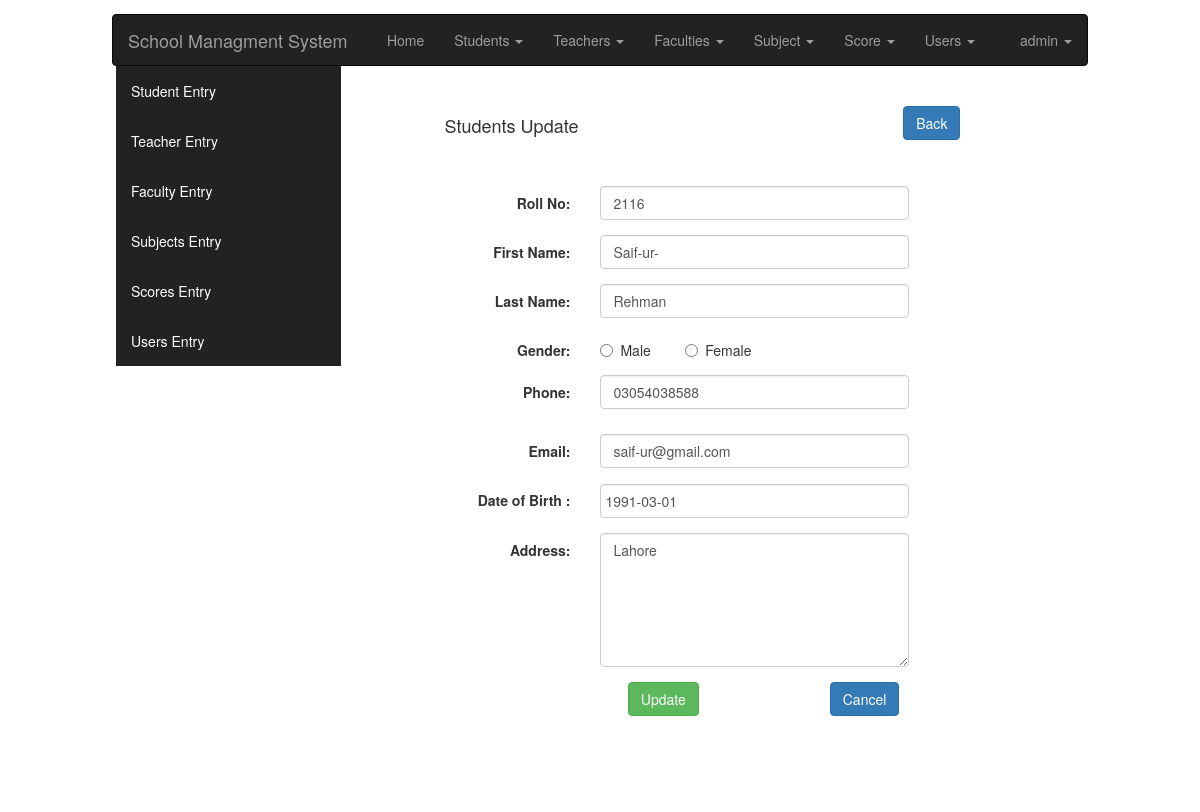
Screenshot of /everyone.php?tag=student_entry&opr=upd&rs_id=1 with the database file from the repository.
### tables this page shows
CREATE TABLE IF NOT EXISTS `stu_tbl` (
  `roll_no` int(10) NOT NULL,
  `stu_id` int(10) unsigned NOT NULL AUTO_INCREMENT,
  `f_name` varchar(50) NOT NULL,
  `l_name` varchar(50) NOT NULL,
  `gender` char(10) NOT NULL,
  `dob` date NOT NULL,
  `address` varchar(100) NOT NULL,
  `phone` varchar(50) NOT NULL,
  `email` varchar(70) NOT NULL,
  PRIMARY KEY (`stu_id`)
);

### Students_Entry.php (the view, shortened to what this page needs)
<?php
    $id="";
    $opr="";
    if(isset($_GET['opr']))
    	$opr=$_GET['opr'];
    if(isset($_GET['rs_id']))
    	$id=$_GET['rs_id'];
?>
<?php
if($opr=="upd")
{
	$sql_upd=mysql_query("SELECT * FROM stu_tbl WHERE stu_id=$id");
	$rs_upd=mysql_fetch_array($sql_upd);
?>
<div class="col-md-10 col-md-offset-1 form-style">
    <div class="col-md-12 entry-head margin-20b">
        <h4 class="left">Students Update</h4>
        <a class="btn btn-primary right" href="?tag=view_students">Back</a>
    </div>
    <div class="col-md-10 col-md-offset-1 form-style">
            <form role="form" data-toggle="validator" method="post" class="form-horizontal">
                <div class="row">
                    <div class="form-group">
                        <label for="roll_no" class="control-label col-sm-3">Roll No:</label>
                        <div class="col-sm-8">
                            <input  type="text" class="form-control only-number" id="roll_no" name="roll_no" value="<?php echo $rs_upd['roll_no'];?>"/>
                        </div>
                    </div>
                    <div class="form-group">
                        <label for="fnametxt" class="control-label col-sm-3">First Name:</label>
                        <div class="col-sm-8">
                            <input type="text" class="form-control" id="fnametxt" name="fnametxt" value="<?php echo $rs_upd['f_name'];?>"/>
                        </div>
                    </div>
                    <div class="form-group">
                        <label for="lnametxt" class="control-label col-sm-3">Last Name:</label>
                        <div class="col-sm-8">
                            <input type="text" class="form-control" id="lnametxt" name="lnametxt" value="<?php echo $rs_upd['l_name'];?>"/>
                        </div>
                    </div>
                    <div class="form-group">
                        <label for="gender" class="control-label col-sm-3">Gender:</label>
                        <div class="radio col-sm-2">
                            <label><input type="radio" name="gender" value="male" <?php if($rs_upd['gender']=="male") echo "checked";?>>Male</label>
                        </div>
                        <div class="radio col-sm-4">
                            <label><input type="radio" name="gender" value="female" <?php if($rs_upd['gender']=="female") echo "checked";?>>Female</label>
                        </div>
                    </div>
                    <div class="form-group">
                        <label for="phonetxt" class="control-label col-sm-3">Phone:</label>
                        <div class="col-sm-8">
                            <input type="number"data-minlength="11" class="form-control only-number" data-error="Enter Valid 11 Digit Phone Number  " id="phonetxt" name="phonetxt" value="<?php echo $rs_upd['phone'];?>">
                        </div>
                    </div>
                    <div class="form-group">
                        <label for="emailtxt" class="control-label col-sm-3">Email:</label>
                        <div class="col-sm-8">
                            <input type="email" class="form-control" id="emailtxt" name="emailtxt" value="<?php echo $rs_upd['email'];?>">
                        </div>
                    </div>
                    <div class="form-group">
                        <label for="dob" class="control-label col-sm-3">Date of Birth :</label>
                        <div class="col-sm-8">
                            <input type="text" class="form-control datepicker" name="dob" value="<?php echo $rs_upd['dob'];?>" data-date-format="yyyy-mm-dd"/>
                        </div>
                    </div>
                    <div class="form-group">
                        <label for="addrtxt" class="control-label col-sm-3">Address:</label>
                        <div class="col-sm-8">
                            <textarea class="form-control" name="addrtxt" cols="8" rows="6" required><?php echo $rs_upd['address'];?></textarea>
                        </div>
                    </div>
                    <div class="form-group">
                        <input type="submit" name="btn_upd" value="Update" class="btn btn-success col-md-offset-4 col-sm-offset-4 col-xs-offset-2"/>
                        <input type="reset" value="Cancel" class="btn btn-primary col-md-offset-3 col-sm-offset-3 col-xs-offset-3"/>
                    </div>
                </div>
            </form>
        </div>
    </div>
</div>
<?php
}
?>
</body>
</html>

### css/datepicker.css (style rules this page uses)
.datepicker { padding: 4px; margin-top: 1px; -webkit-border-radius: 4px; -moz-border-radius: 4px; border-radius: 4px; direction: ltr; }

### css/style.css (style rules this page uses)
body { background:url(../picture/navy_blue.png); }
.left { float: left; margin-left: 10px; }
.right { float: right; margin-right: 30px; }
.margin-20b { margin-bottom: 20px; }
.entry-head { overflow: hidden; }
.form-style { background-color: #fff; padding: 20px; border-radius: 5px; }

### rows the page displays
stu_tbl: roll_no "2116", fnametxt "Saif-ur-", lnametxt "Rehman", gender "☐ Male", gender "☐ Female", phonetxt "03054038588", emailtxt "saif-ur@gmail.com", dob "1991-03-01", addrtxt "Lahore"
